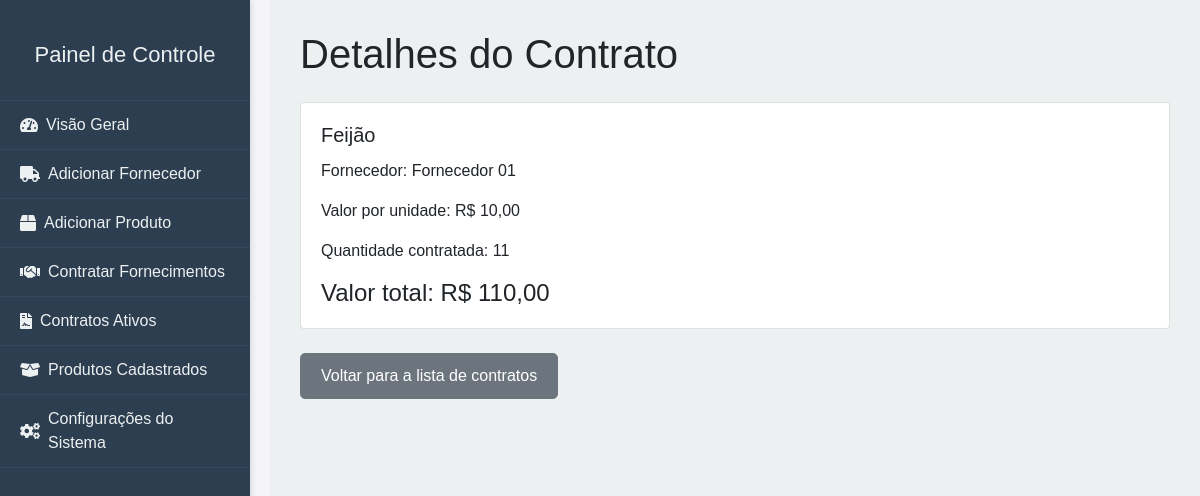
/detalhes_contrato/1/, run on the app's committed database.
### apps/core/models.py (models this page shows, shortened)
class Contrato(models.Model):
    produto = models.ForeignKey(Produto, on_delete=models.CASCADE)
    quantidade = models.IntegerField()
    class Meta:
        verbose_name = "Contrato"
        verbose_name_plural = "Contratos"

class Produto(models.Model):
    produto = models.CharField(max_length=255)
    fornecedor = models.ForeignKey(Fornecedor, related_name='produtos', on_delete=models.CASCADE)
    valor_por_unidade = models.DecimalField(max_digits=10, decimal_places=2)
    class Meta:
        verbose_name = "Produto"
        verbose_name_plural = "Produtos"

class Fornecedor(models.Model):
    nome = models.CharField(max_length=255)
    telefone = models.CharField(max_length=15, blank=True)
    email = models.EmailField(blank=True)
    cidade = models.CharField(max_length=255, blank=True)
    estado = models.CharField(max_length=2, blank=True)
    cep = models.CharField(max_length=10, blank=True)
    class Meta:
        verbose_name = "Fornecedor"
        verbose_name_plural = "Fornecedores"

### apps/core/views.py (the view)
# urls.py: path('detalhes_contrato/<int:contrato_id>/', views.detalhes_contrato, name='detalhes_contrato'),
def detalhes_contrato(request, contrato_id):
    contrato = get_object_or_404(Contrato, id=contrato_id)
    valor_total = contrato.produto.valor_por_unidade * contrato.quantidade
    return render(request, 'core/detalhes_contrato.html', {'contrato': contrato, 'valor_total': valor_total})

### templates/core/detalhes_contrato.html (shortened to what this page needs)
<!DOCTYPE html>
<html lang="pt-br">
<head>
    <link href="https://stackpath.bootstrapcdn.com/bootstrap/4.3.1/css/bootstrap.min.css" rel="stylesheet">
</head>
<body>
    {% include 'core/sidebar.html' %}
    <div class="content">
        <h1>Detalhes do Contrato</h1>
        <div class="card mt-4">
            <div class="card-body">
                <h5 class="card-title">{{ contrato.produto.produto }}</h5>
                <p class="card-text">Fornecedor: {{ contrato.produto.fornecedor.nome }}</p>
                <p class="card-text">Valor por unidade: R$ {{ contrato.produto.valor_por_unidade }}</p>
                <p class="card-text">Quantidade contratada: {{ contrato.quantidade }}</p>
                <h4 class="card-text">Valor total: R$ {{ valor_total }}</h4>
            </div>
        </div>
        <br>
        <a href="{% url 'listagem_contratos' %}" class="btn btn-secondary">Voltar para a lista de contratos</a>
    </div>
</body>
</html>

### templates/core/sidebar.html (style rules this page uses)
body { font-family: 'Arial', sans-serif; background-color: #f4f4f9; }
.content { margin-left: 270px; padding: 30px; background-color: #ecf0f1; min-height: 100vh; transition: margin-left 0.3s ease; }
.btn { font-size: 16px; padding: 10px 20px; border-radius: 5px; transition: background-color 0.3s ease; }

### data on the page
Contrato: produto.produto "Feijão", produto.fornecedor.nome "Fornecedor 01", produto.valor_por_unidade "10,00", quantidade "11"

### other printed values
{{ valor_total }} "110,00"
